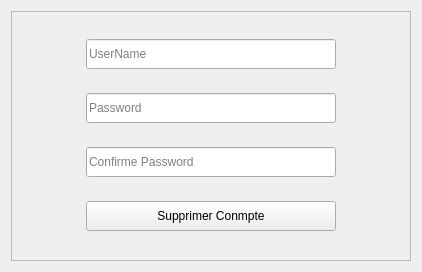
                          <widget class="QWidget" name="delate">
                           <layout class="QVBoxLayout" name="verticalLayout_28">
                            <item>
                             <widget class="QFrame" name="frame_10">
                              <property name="minimumSize">
                               <size>
                                <width>400</width>
                                <height>250</height>
                               </size>
                              </property>
                              <property name="maximumSize">
                               <size>
                                <width>16777215</width>
                                <height>250</height>
                               </size>
                              </property>
                              <property name="frameShape">
                               <enum>QFrame::StyledPanel</enum>
                              </property>
                              <property name="frameShadow">
                               <enum>QFrame::Raised</enum>
                              </property>
                              <layout class="QVBoxLayout" name="verticalLayout_22">
                               <item alignment="Qt::AlignHCenter">
                                <widget class="QLineEdit" name="lineEdit_3">
                                 <property name="minimumSize">
                                  <size>
                                   <width>250</width>
                                   <height>30</height>
                                  </size>
                                 </property>
                                 <property name="maximumSize">
                                  <size>
                                   <width>250</width>
                                   <height>30</height>
                                  </size>
                                 </property>
                                 <property name="placeholderText">
                                  <string>UserName</string>
                                 </property>
                                </widget>
                               </item>
                               <item alignment="Qt::AlignHCenter">
                                <widget class="QLineEdit" name="lineEdit_4">
                                 <property name="minimumSize">
                                  <size>
                                   <width>250</width>
                                   <height>30</height>
                                  </size>
                                 </property>
                                 <property name="maximumSize">
                                  <size>
                                   <width>250</width>
                                   <height>30</height>
                                  </size>
                                 </property>
                                 <property name="text">
                                  <string />
                                 </property>
                                 <property name="echoMode">
                                  <enum>QLineEdit::Password</enum>
                                 </property>
                                 <property name="placeholderText">
                                  <string>Password</string>
                                 </property>
                                </widget>
                               </item>
                               <item alignment="Qt::AlignHCenter">
                                <widget class="QLineEdit" name="lineEdit_11">
                                 <property name="minimumSize">
                                  <size>
                                   <width>250</width>
                                   <height>30</height>
                                  </size>
                                 </property>
                                 <property name="maximumSize">
                                  <size>
                                   <width>250</width>
                                   <height>30</height>
                                  </size>
                                 </property>
                                 <property name="echoMode">
                                  <enum>QLineEdit::Password</enum>
                                 </property>
                                 <property name="placeholderText">
                                  <string>Confirme Password</string>
                                 </property>
                                </widget>
                               </item>
                               <item alignment="Qt::AlignHCenter">
                                <widget class="QPushButton" name="pushButton">
                                 <property name="minimumSize">
                                  <size>
                                   <width>250</width>
                                   <height>30</height>
                                  </size>
                                 </property>
                                 <property name="maximumSize">
                                  <size>
                                   <width>250</width>
                                   <height>30</height>
                                  </size>
                                 </property>
                                 <property name="text">
                                  <string>Supprimer Conmpte</string>
                                 </property>
                                </widget>
                               </item>
                              </layout>
                             </widget>
                            </item>
                           </layout>
                          </widget>
